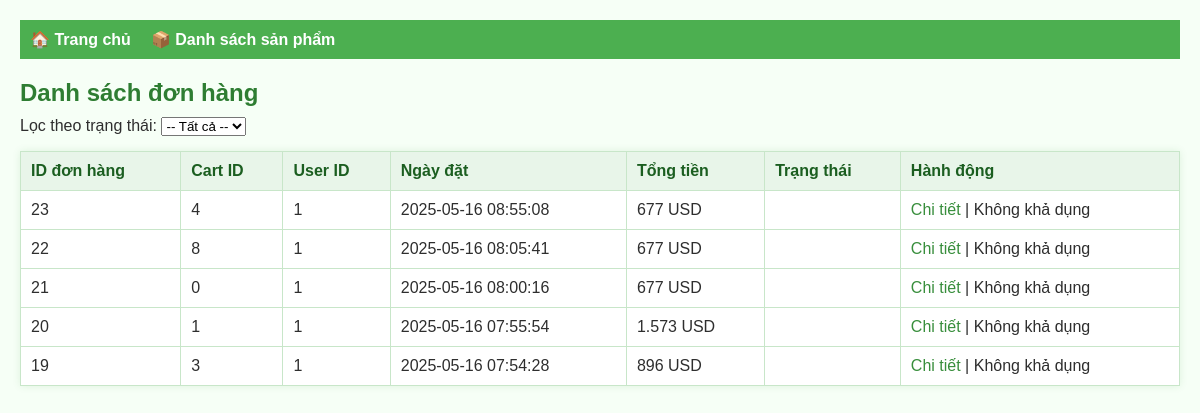
/myorder/myorder.php, run on the app's committed database.
### tables this page shows
CREATE TABLE `orders` (
  `order_id` int(11) NOT NULL,
  `cart_id` int(11) NOT NULL,
  `user_id` int(11) NOT NULL,
  `order_date` datetime NOT NULL DEFAULT current_timestamp(),
  `total_price` decimal(10,2) NOT NULL,
  `status` enum('pending','approved','rejected') NOT NULL DEFAULT 'pending'
);

### myorder/myorder.php (the view, shortened to what this page needs)
<!DOCTYPE html>
<html lang="vi">
<head>
    <link rel="stylesheet" href="style1.css">
</head>
<body>
<header style="background-color: #4caf50; padding: 10px;">
    <nav style="display: flex; gap: 20px;">
        <a href="../homePage/HomePage.php" style="color: white; text-decoration: none; font-weight: bold;">🏠 Trang chủ</a>
        <a href="../myproduct/index.php" style="color: white; text-decoration: none; font-weight: bold;">📦 Danh sách sản phẩm</a>
    </nav>
</header>
<h2>Danh sách đơn hàng</h2>
<form method="GET" style="margin-top: 10px;">
    <label for="status">Lọc theo trạng thái: </label>
    <select name="status" id="status" onchange="this.form.submit()">
        <option value="">-- Tất cả --</option>
    </select>
</form>
<?php
require 'config.php';
$limit = 10;
$page = isset($_GET['page']) && is_numeric($_GET['page']) ? max(1, (int)$_GET['page']) : 1;
$offset = ($page - 1) * $limit;
$status_filter = '';
$sql = "SELECT * FROM orders $status_filter ORDER BY order_date DESC LIMIT $limit OFFSET $offset";
$result = $conn->query($sql);
?>
<table border="1" cellpadding="8" cellspacing="0" style="margin-top: 10px;">
    <tr>
        <th>ID đơn hàng</th>
        <th>Cart ID</th>
        <th>User ID</th>
        <th>Ngày đặt</th>
        <th>Tổng tiền</th>
        <th>Trạng thái</th>
        <th>Hành động</th>
    </tr>
    <?php if ($result && $result->num_rows > 0): ?>
        <?php while ($row = $result->fetch_assoc()): ?>
            <tr>
                <td><?= $row['order_id'] ?></td>
                <td><?= $row['cart_id'] ?></td>
                <td><?= $row['user_id'] ?></td>
                <td><?= $row['order_date'] ?></td>
                <td><?= number_format($row['total_price'], 0, ',', '.') ?> USD</td>
                <td><?= $row['status'] ?></td>
                <td>
                    <a href="order_detail.php?id=<?= $row['order_id'] ?>">Chi tiết</a> |
                    <?php if ($row['status'] === 'pending'): ?>
                        <a href="approve_order.php?id=<?= $row['order_id'] ?>" onclick="return confirm('Duyệt đơn hàng này?')">Duyệt</a> |
                        <a href="reject_order.php?id=<?= $row['order_id'] ?>" onclick="return confirm('Từ chối đơn hàng này?')">Từ chối</a>
                    <?php else: ?>
                        Không khả dụng
                    <?php endif; ?>
                </td>
            </tr>
        <?php endwhile; ?>
    <?php else: ?>
        <tr><td colspan="7">Không có đơn hàng nào.</td></tr>
    <?php endif; ?>
</table>
</body>
</html>

### myorder/config.php (shortened to what this page needs)
<!DOCTYPE html>
<html lang="vi">
<head>
    <link rel="stylesheet" href="style1.css">
</head>
<body></body>

### myorder/style1.css (style rules this page uses)
header { background-color: #4caf50; padding: 10px 20px; }
header nav { display: flex; gap: 20px; }
header a { color: white; text-decoration: none; font-weight: bold; }
body { font-family: Arial, sans-serif; margin: 20px; background-color: #f6fff6; color: #2e2e2e; }
h2 { color: #2e7d32; margin-bottom: 10px; }
a { text-decoration: none; color: #388e3c; }
table { width: 100%; border-collapse: collapse; background-color: #ffffff; box-shadow: 0 0 8px rgba(0, 128, 0, 0.1); }
th, td { padding: 10px; border: 1px solid #c8e6c9; text-align: left; vertical-align: middle; }
th { background-color: #e8f5e9; font-weight: bold; color: #1b5e20; }
form { margin-bottom: 15px; }

### data on the page
orders: order_id "23", cart "4", user "1", order_date "2025-05-16 08:55:08", total_price "677", status "Không khả dụng"
orders: order_id "22", cart "8", user "1", order_date "2025-05-16 08:05:41", total_price "677", status "Không khả dụng"
orders: order_id "21", cart "0", user "1", order_date "2025-05-16 08:00:16", total_price "677", status "Không khả dụng"
orders: order_id "20", cart "1", user "1", order_date "2025-05-16 07:55:54", total_price "1.573", status "Không khả dụng"
orders: order_id "19", cart "3", user "1", order_date "2025-05-16 07:54:28", total_price "896", status "Không khả dụng"
